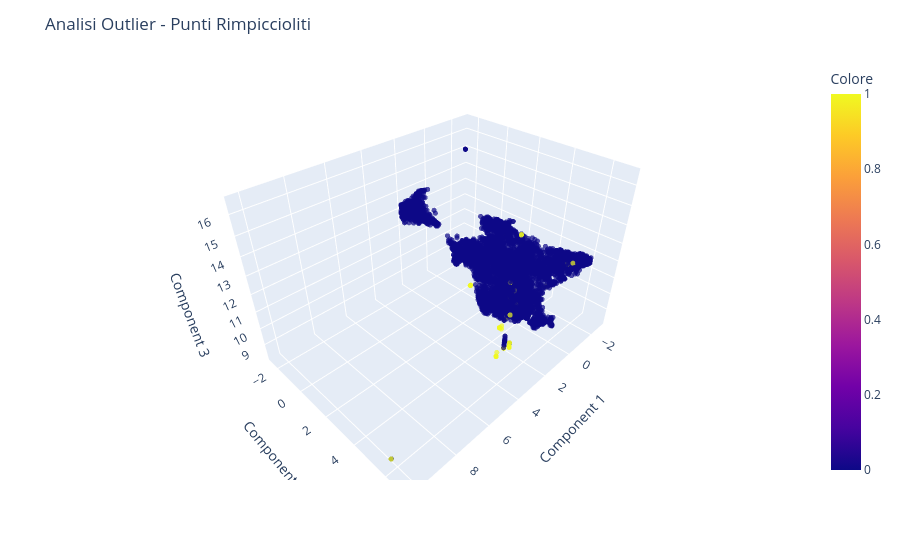

Notebook code for this chart:
### Code cell
# 2D

plt.scatter(df_unito_umap[:, 0], df_unito_umap[:, 1],
            c=df_outliers['colore'], cmap=plt.cm.bwr, edgecolor='k', alpha=1)

#ax.set_xlabel('Component 1')
#ax.set_ylabel('Component 2')

plt.show()
import plotly.express as px
import pandas as pd

# 1. Prepariamo il DataFrame
df_plot = pd.DataFrame({
    'Component 1': df_unito_umap[:, 0],
    'Component 2': df_unito_umap[:, 1],
    'Component 3': df_unito_umap[:, 2],
    'Colore': df_outliers['colore']
})

# 2. Creiamo lo scatter 3D con punti piccoli e nuovi colori
fig = px.scatter_3d(
    df_plot, 
    x='Component 1', 
    y='Component 2', 
    z='Component 3',
    color='Colore',
    # --- MODIFICHE QUI ---
    color_continuous_scale='Plasma', # Cambia scala: 'Viridis', 'Plasma', 'Inferno', 'Turbo'
    opacity=0.7,                     # Leggera trasparenza aiuta a vedere la densità
)

# 3. Rimpicciolire i punti
# Plotly usa un default di circa 20. Impostando un valore fisso basso:
fig.update_traces(marker=dict(size=3)) # Prova valori tra 2 e 5

# 4. Opzionale: Titolo e layout
fig.update_layout(title="Analisi Outlier - Punti Rimpiccioliti")

fig.show()

### Figure 1 — Plotly figure (JSON) as saved in the notebook; plotly's stock layout.template omitted (floating-point values rounded to 4 significant figures; data arrays with more than 128 entries replaced by an {"elided": "..."} marker saying what was removed)
{"data": [{"hovertemplate": "Component 1=%{x}<br>Component 2=%{y}<br>Component 3=%{z}<br>Colore=%{marker.color}<extra></extra>", "legendgroup": "", "marker": {"color": {"elided": "8319 int values"}, "coloraxis": "coloraxis", "opacity": 0.7, "size": 3, "symbol": "circle"}, "mode": "markers", "name": "", "scene": "scene", "showlegend": false, "type": "scatter3d", "x": {"elided": "8319 float values"}, "y": {"elided": "8319 float values"}, "z": {"elided": "8319 float values"}}], "layout": {"coloraxis": {"colorbar": {"title": {"text": "Colore"}}, "colorscale": [[0, "#0d0887"], [0.1111, "#46039f"], [0.2222, "#7201a8"], [0.3333, "#9c179e"], [0.4444, "#bd3786"], [0.5556, "#d8576b"], [0.6667, "#ed7953"], [0.7778, "#fb9f3a"], [0.8889, "#fdca26"], [1, "#f0f921"]]}, "legend": {"tracegroupgap": 0}, "margin": {"t": 60}, "scene": {"domain": {"x": [0, 1], "y": [0, 1]}, "xaxis": {"title": {"text": "Component 1"}}, "yaxis": {"title": {"text": "Component 2"}}, "zaxis": {"title": {"text": "Component 3"}}}, "title": {"text": "Analisi Outlier - Punti Rimpiccioliti"}}}
